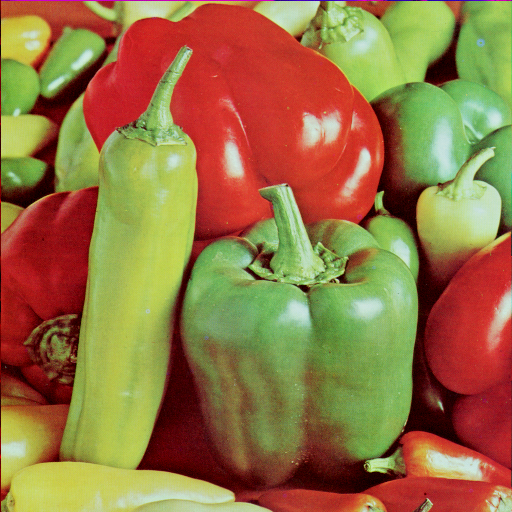
#> input picture source images/peppers.tiff, 512 x 512 px, found by its file name
$ python 'image pixel position scrambling using Affine algorithm.py'
#> lines starting #> are read from the running program, lines starting #| are printed output that depends on the picture
from PIL import Image
import numpy as np
import cv2
import matplotlib.pyplot as plt

# Open the 512x512 Lena image
peppers_image = Image.open("/content/drive/My Drive/Colab Notebooks/cryptosystem/peppers.tiff")
#> peppers_image is the input picture: PIL image 512x512 RGB; mean R, G, B 149.8, 115.6, 66.5
peppers_image_256 = peppers_image.resize((256, 256))

# Save or use the 256x256 Lena image
peppers_image_256.save("/content/drive/My Drive/Colab Notebooks/cryptosystem/peppers_256x256.tiff")
peppers_image_256.show()

# Load the Lena image
image_path = '/content/drive/My Drive/Colab Notebooks/cryptosystem/peppers_256x256.tiff'
image = cv2.imread(image_path)

# Ensure the image is in RGB format
image = cv2.cvtColor(image, cv2.COLOR_BGR2RGB)

# Function to check if two numbers are coprime using the Euclidean algorithm
def is_coprime(a, b):
#> called with a = 5, b = 256
    while b:
        a, b = b, a % b
    return a == 1

# Define keys for each channel
a1, b1 = 5, 20  # Keys for R channel
a2, b2 = 7, 30  # Keys for G channel
a3, b3 = 11, 15  # Keys for B channel

# Check if the 'a' keys are coprime with 256
if not (is_coprime(a1, 256) and is_coprime(a2, 256) and is_coprime(a3, 256)):
    raise ValueError("One or more 'a' keys are not coprime with 256. Please select different keys.")

# Function to scramble pixel positions
def affine_scramble_positions(image, a, b):
    height, width = image.shape[:2]
    scrambled_image = np.zeros_like(image)
    for x in range(height):
        for y in range(width):
            new_x = (a * x + b) % height
            new_y = (a * y + b) % width
            scrambled_image[new_x, new_y] = image[x, y]
    return scrambled_image

# Scramble pixel positions for each channel
R_channel = image[:, :, 0]
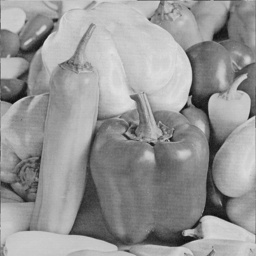
#> R_channel: shape (256, 256); min 12, max 224, mean 149.9
G_channel = image[:, :, 1]
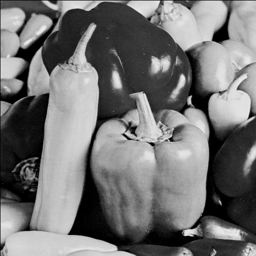
#> G_channel: shape (256, 256); min 0, max 238, mean 115.7
B_channel = image[:, :, 2]
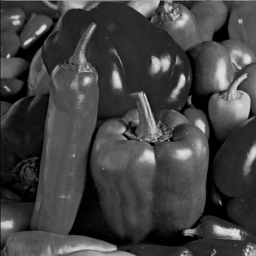
#> B_channel: shape (256, 256); min 0, max 226, mean 66.5

R_scrambled = affine_scramble_positions(R_channel, a1, b1)
G_scrambled = affine_scramble_positions(G_channel, a2, b2)
#> call 2 of affine_scramble_positions, with a = 7, b = 30
#> after the loop in affine_scramble_positions (call 2), `for x in range(height):`:
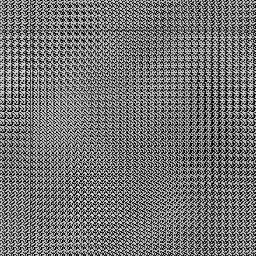
#> scrambled_image: shape (256, 256); min 0, max 238, mean 115.7
B_scrambled = affine_scramble_positions(B_channel, a3, b3)
#> call 3 of affine_scramble_positions, with a = 11, b = 15
#> after the loop in affine_scramble_positions (call 3), `for x in range(height):`:
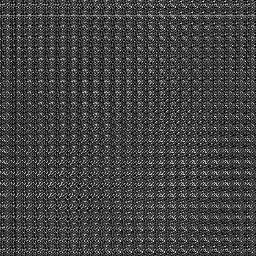
#> scrambled_image: shape (256, 256); min 0, max 226, mean 66.5

# Combine scrambled channels
scrambled_image = cv2.merge((R_scrambled, G_scrambled, B_scrambled))
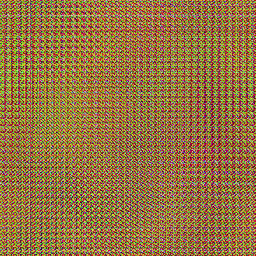
#> scrambled_image: shape (256, 256, 3); mean R, G, B 149.9, 115.7, 66.5

# Show the original image and its histogram
plt.figure(figsize=(9, 7))
plt.subplot(2, 2, 1)
plt.title('Original Görüntü')
plt.imshow(image)
plt.axis('off')

plt.subplot(2, 2, 2)
plt.title('Histogram-Original Görüntü')
plt.hist(image[:, :, 0].ravel(), bins=256, color='red', alpha=0.5, label='Red')
plt.hist(image[:, :, 1].ravel(), bins=256, color='green', alpha=0.5, label='Green')
plt.hist(image[:, :, 2].ravel(), bins=256, color='blue', alpha=0.5, label='Blue')
plt.xlim([0, 256])
plt.legend()

# Show the scrambled image and its histogram
plt.subplot(2, 2, 3)
plt.title('Piksel Konumlarını Değiştirme Görüntü')
plt.imshow(scrambled_image)
plt.axis('off')

plt.subplot(2, 2, 4)
plt.title('Histogram- Piksel Konumlarını Değiştirme Görüntü')
plt.hist(scrambled_image[:, :, 0].ravel(), bins=256, color='red', alpha=0.5, label='Red')
plt.hist(scrambled_image[:, :, 1].ravel(), bins=256, color='green', alpha=0.5, label='Green')
plt.hist(scrambled_image[:, :, 2].ravel(), bins=256, color='blue', alpha=0.5, label='Blue')
plt.xlim([0, 256])
plt.legend()

plt.tight_layout()
plt.show()
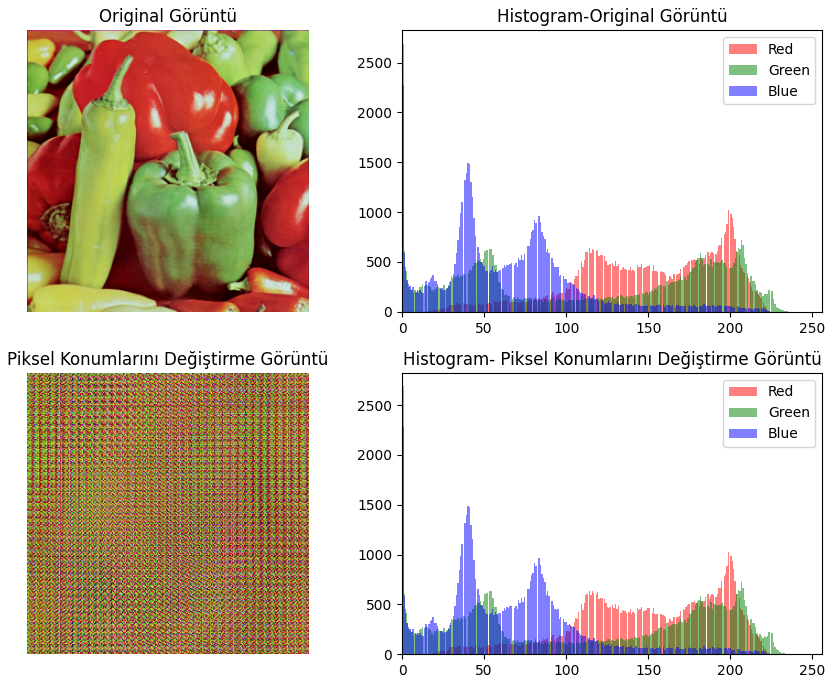
#> figure drawn by matplotlib, 4 panels; panel 2: tallest bar 1023 high, from x = 198.3 to 199.2; panel 2: tallest bar 2690 high, from x = 0 to 0.93; panel 2: tallest bar 2276 high, from x = 0 to 0.883; panel 4: tallest bar 1023 high, from x = 198.3 to 199.2

# Save the scrambled image
#cv2.imwrite('/content/drive/My Drive/Colab Notebooks/cryptosystem/scrambled_lena.png', cv2.cvtColor(scrambled_image, cv2.COLOR_RGB2BGR))

$ run again, with source images/baboon.tiff copied over source images/peppers.tiff
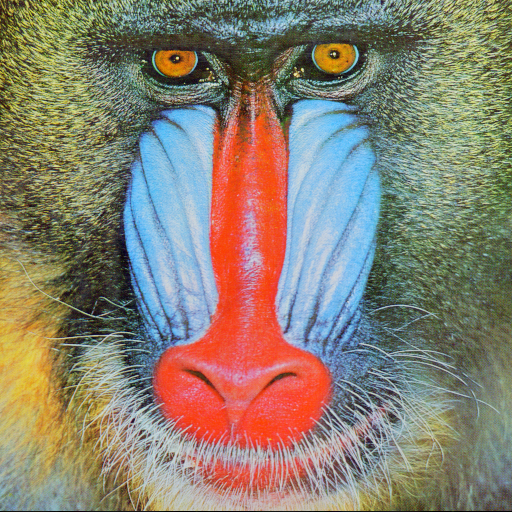
#> input picture source images/baboon.tiff, 512 x 512 px, found by its file name
#> peppers_image is the input picture: PIL image 512x512 RGB; mean R, G, B 137.4, 128.9, 113.1
#> after the loop in affine_scramble_positions (call 3), `for x in range(height):`:
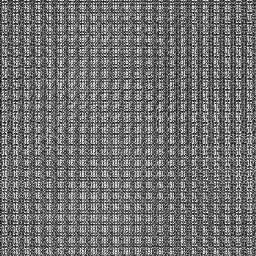
#> scrambled_image: shape (256, 256); min 0, max 252, mean 113.2
#> `plt.show()`:
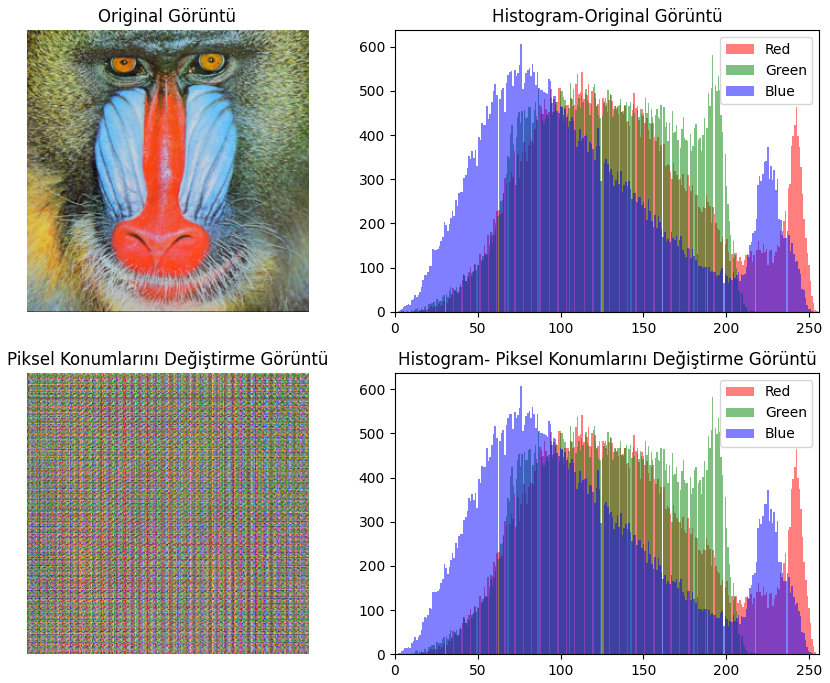
#> figure drawn by matplotlib, 4 panels; panel 2: tallest bar 542 high, from x = 112.6 to 113.6; panel 2: tallest bar 582 high, from x = 191.3 to 192.1; panel 2: tallest bar 607 high, from x = 75.8 to 76.78; panel 4: tallest bar 542 high, from x = 112.6 to 113.6

$ run again, with source images/fruits.jpg saved as source images/peppers.tiff
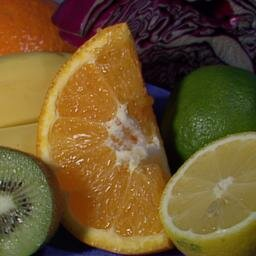
#> input picture source images/fruits.jpg, 256 x 256 px, found by its file name
#> peppers_image is the input picture: PIL image 256x256 RGB; mean R, G, B 109.9, 85.5, 44.6
#> after the loop in affine_scramble_positions (call 3), `for x in range(height):`:
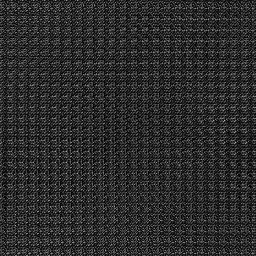
#> scrambled_image: shape (256, 256); min 0, max 190, mean 44.6
#> `plt.show()`:
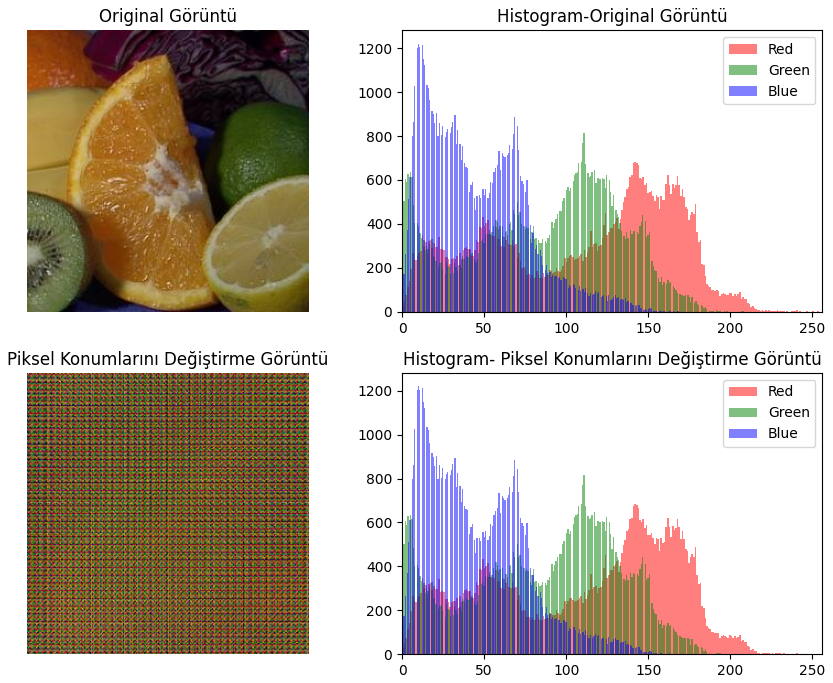
#> figure drawn by matplotlib, 4 panels; panel 2: tallest bar 683 high, from x = 141.4 to 142.4; panel 2: tallest bar 1023 high, from x = 0 to 0.812; panel 2: tallest bar 1220 high, from x = 9.65 to 10.39; panel 4: tallest bar 683 high, from x = 141.4 to 142.4
